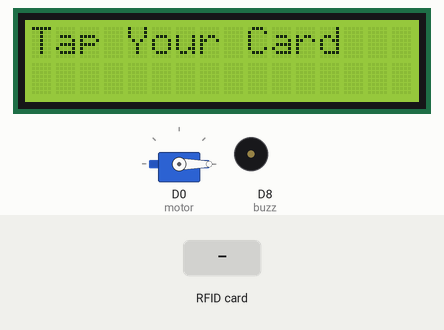
Recording of a sketch running on a simulated ESP8266 (NodeMCU). Shown: 16×2 character LCD, servo, buzzer (waves = sounding, pin HIGH). The inputs (shaded band) are chosen by the test bench. WiFi joins after 1.5 s; servers stay silent unless stated; what the sketch prints to the serial monitor is not drawn.

Above: at 3.1 s.
3.2 s: RFID card 5E 7A 19 C4 held to the reader
At 3.36 s:
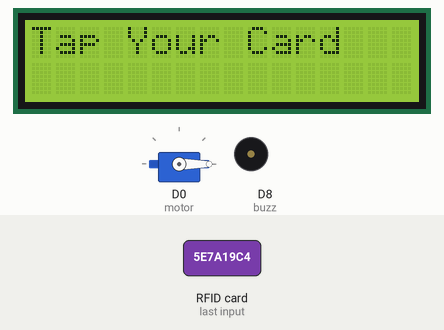
At 5.4 s:
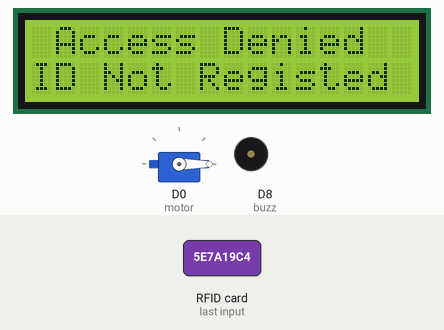
Timing chart, 0 to 6.9 s (numbered marks = the images above; inputs shaded):
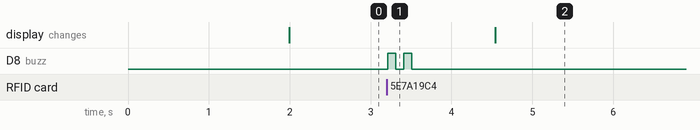

The sketch:

rfid2.ino
```cpp
#define BLYNK_PRINT Serial
#include <ESP8266WiFi.h>
#define BLYNK_TEMPLATE_ID "TMPLaN0MLKRy"
#define BLYNK_DEVICE_NAME "IoTN2"
#define BLYNK_AUTH_TOKEN "EXo_TtbCnRprkirUvOg8gl48CXjAS73e"
#include <BlynkSimpleEsp8266.h>
#include <SPI.h>
#include <MFRC522.h> // import file MFRC522 yang sudah kita install
#include <Servo.h>
#include <LiquidCrystal_I2C.h>
#include <Wire.h>

LiquidCrystal_I2C lcd(0x27, 16, 2);

char auth[] = BLYNK_AUTH_TOKEN;
char ssid[] = "WIFI ID";
char pass[] = "qazplmvvgg";

//RFID
#define SDA_PIN D4 // mendefinisikan SDA pin ke D3
#define RST_PIN D3 // mendefinisikan RST pin ke D4
#define motor D0

int buzz = D8;

Servo servo;

MFRC522 mfrc522(SDA_PIN, RST_PIN); // setting mfrc dengan SDA dan RST

void setup()
{
  Serial.begin(115200);
  SPI.begin();      // Initiate  SPI bus
  Blynk.begin(auth, ssid, pass);
  Wire.begin();
  lcd.begin(16,2);
  lcd.init();
  lcd.backlight();
  mfrc522.PCD_Init(); // Inisiasi MFRC522 card
  pinMode(motor, OUTPUT);
  Serial.println("Approximate your card to the reader..."); // pesan untuk mentap kartu
  Serial.println();
  lcd.print("Tap Your Card");
  pinMode(buzz, OUTPUT);
  servo.attach(motor);
  servo.write(0);
}

void loop()
{
  Blynk.run();
  if ( ! mfrc522.PICC_IsNewCardPresent())
  {
    return;
  }

  if ( ! mfrc522.PICC_ReadCardSerial())
  {
    return;
  }
  // menampilkan UID di serial Monitor
  Serial.print("UID tag :");
  String content= "";
  byte letter;

  // berfungsi untuk mengubah ID dari Kartu menjadi kode Hexa seperti 04 EA F0 2B
  for (byte i = 0; i < mfrc522.uid.size; i++)
  {
     Serial.print(mfrc522.uid.uidByte[i] < 0x10 ? " 0" : " ");
     Serial.print(mfrc522.uid.uidByte[i], HEX);
     content.concat(String(mfrc522.uid.uidByte[i] < 0x10 ? " 0" : " "));
     content.concat(String(mfrc522.uid.uidByte[i], HEX));
  }
  Serial.println();
  Serial.print("Message : ");
  content.toUpperCase();  // UID dijadikan Huruf besar semua

  if(content.substring(1) == "6D 0D 56 17") // masukkan ID kartu / E-KTP disini
  {
    buzzOpen();
    Blynk.virtualWrite(V9, "Access Granted");      // Menampilkan pesan ditolak di LCD blynk
    Blynk.virtualWrite(V10, content);
    lcdTrue();
    delay(3000);
    Blynk.virtualWrite(V9, "Welcome");
    Blynk.virtualWrite(V10, "Blynker");
    // fungsi untuk menggerakkan servo
  }
  else
  {
    buzzClose();
    Blynk.virtualWrite(V9, "Invalid card");      // Menampilkan pesan ditolak di LCD blynk
    Blynk.virtualWrite(V10, "Access Denied");
    lcdFalse();
    delay(3000);
    Blynk.virtualWrite(V9, "Welcome");
    Blynk.virtualWrite(V10, "Blynker");
  }


}

// membuat fungsi untuk menggerakkan servo
void buka(){
  servo.write(90);
  delay(5000);
  servo.write(0);
}

void buzzOpen(){
  digitalWrite(buzz, HIGH);
  delay(500);
  digitalWrite(buzz, LOW);
}

void buzzClose(){
  digitalWrite(buzz, HIGH);
  delay(100);
  digitalWrite(buzz, LOW);
  delay(100);
  digitalWrite(buzz, HIGH);
  delay(100);
  digitalWrite(buzz, LOW);
  delay(1000);
}

void lcdTrue(){
    lcd.clear();
    lcd.setCursor(1, 0);
    lcd.print("Access Granted");
    lcd.setCursor(1, 1);
    lcd.print("Silahkan Masuk");
    buka();
    delay(3000);
    lcd.clear();
    lcd.setCursor(0, 0);
    lcd.print("Tap Your Card");
}

void lcdFalse(){
    lcd.clear();
    lcd.setCursor(1, 0);
    lcd.print("Access Denied");
    lcd.setCursor(0, 1);
    lcd.print("ID Not Registed");
    delay(3000);
    lcd.clear();
    lcd.setCursor(0, 0);
    lcd.print("Tap Your Card");
}

BLYNK_WRITE(V2)
{
  servo.write(90);
  Blynk.virtualWrite(V9, "Door Opened");
  Blynk.virtualWrite(V10, "Welcome Master");
  delay(3000);
  servo.write(0);
  Blynk.virtualWrite(V9, "Door Closed");
  Blynk.virtualWrite(V10, "");
  delay(1000);
  Blynk.virtualWrite(V9, "Welcome");
  Blynk.virtualWrite(V10, "Blynker");
  Blynk.virtualWrite(V2, 0);
}
```

Measured:
- after the input at 3.2 s, D8 (buzz): alternates HIGH for 0.10 s and LOW for 0.10 s, 4 changes in all, then stays LOW, starting at once
